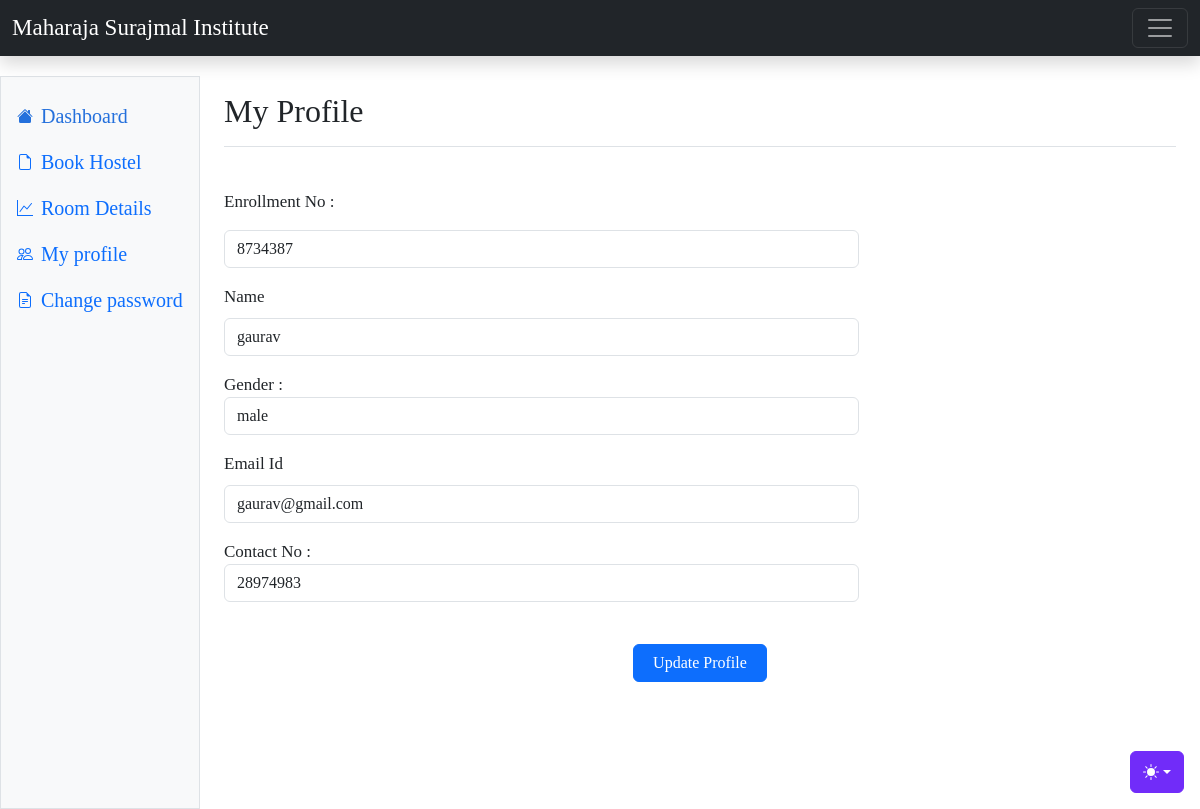
The app's page /hostel/my-profile.php (signed in) with its own data.
### tables this page shows
CREATE TABLE `userregistration` (
  `id` int(11) NOT NULL,
  `rollno` varchar(255) DEFAULT NULL,
  `name` varchar(255) DEFAULT NULL,
  `gender` varchar(255) DEFAULT NULL,
  `contactNo` bigint(20) DEFAULT NULL,
  `email` varchar(255) DEFAULT NULL,
  `password` varchar(255) DEFAULT NULL,
  `regDate` timestamp NULL DEFAULT CURRENT_TIMESTAMP,
  `updationDate` varchar(45) DEFAULT NULL,
  `passUdateDate` varchar(45) DEFAULT NULL
);

### hostel/my-profile.php (the view, shortened to what this page needs)
<!DOCTYPE html>
<html lang="en" data-bs-theme="auto">
<head>
    <head>
        <link rel="stylesheet" href="https://cdn.jsdelivr.net/npm/@docsearch/css@3">
        <link href="../assets/dist/css/bootstrap.min.css" rel="stylesheet">
        <link href="https://cdn.jsdelivr.net/npm/bootstrap-icons@1.10.5/font/bootstrap-icons.min.css" rel="stylesheet">
        <link href="css/sign-in.css" rel="stylesheet">
        <link href="css/dashboard.css" rel="stylesheet">
    </head>
<body style="font-family: 'Times New Roman', Times, serif; ">
    <?php include('includes/navbar-dashboard.php'); ?>
    <main class="col-md-9 ms-sm-auto col-lg-10 px-md-4">
        <div class="d-flex justify-content-between flex-wrap flex-md-nowrap align-items-center pt-3 pb-2 mb-3 border-bottom">
            <h1 class="h2">My Profile</h1>
        </div>
        <?php
        $aid = $_SESSION['id'];
        $ret = "select * from userregistration where id=?";
        $stmt = $mysqli->prepare($ret);
        $stmt->bind_param('i', $aid);
        $stmt->execute();
        $res = $stmt->get_result();
        while ($row = $res->fetch_object()) {
        ?><br>
            <form method="post" action="" name="registration" class="form-horizontal" onSubmit="return valid();">
                <div class="form-group mb-3">
                    <label class="col-sm-2 mb-3 control-label"> Enrollment No : </label>
                    <div class="col-sm-8">
                        <input type="text" name="rollno" id="rollno" class="form-control" required="required" value="<?php echo $row->rollno; ?>" readonly="true">
                    </div>
                </div>
                <div class="form-group mb-3">
                    <label for="name" class="form-label">Name</label>
                    <div class="col-sm-8">
                        <input type="text" name="name" id="name" class="form-control" value="<?php echo $row->name; ?>" required="required">
                    </div>
                </div>
                <div class="form-group mb-3">
                    <label class="col-sm-2 control-label">Gender : </label>
                    <div class="col-sm-8 mb-3">
                        <select name="gender" class="form-control" required="required">
                            <option value="<?php echo $row->gender; ?>"><?php echo $row->gender; ?></option>
                        </select>
                    </div>
                </div>
                <div class="form-group mb-3">
                    <label for="email" class="form-label">Email Id</label>
                    <div class="col-sm-8 mb-3">
                        <input type="email" name="email" id="email" class="form-control" value="<?php echo $row->email; ?>" readonly>
                    </div>
                </div>
                <div class="form-group mb-3">
                    <label class="col-sm-2 control-label">Contact No : </label>
                    <div class="col-sm-8 mb-3">
                        <input type="text" name="contactno" id="contactno" class="form-control" maxlength="10" value="<?php echo $row->contactNo; ?>" required="required">
                    </div>
                </div><br>
                <div class="col-12">
                    <center><button class="btn btn-primary" type="submit" name="update" style="width: 14%;">Update Profile</button></center><br /><br />
                </div>
            </form>
        <?php
        }
        ?>
        <?php include('includes/theme.php'); ?>
        <br />
    </main>
</body>
</html>

### hostel/css/sign-in.css (style rules this page uses)
html, body { height: 100%; }

### hostel/css/navbars-offcanvas.css (style rules this page uses)
body { padding-bottom: 20px; }

### hostel/my-profile.php (style rules this page uses)
body { font-family: 'Times New Roman', Times, serif; }

### records on screen
userregistration: rollno "8734387", name "gaurav", gender "male", email "gaurav@gmail.com", contactno "28974983"
